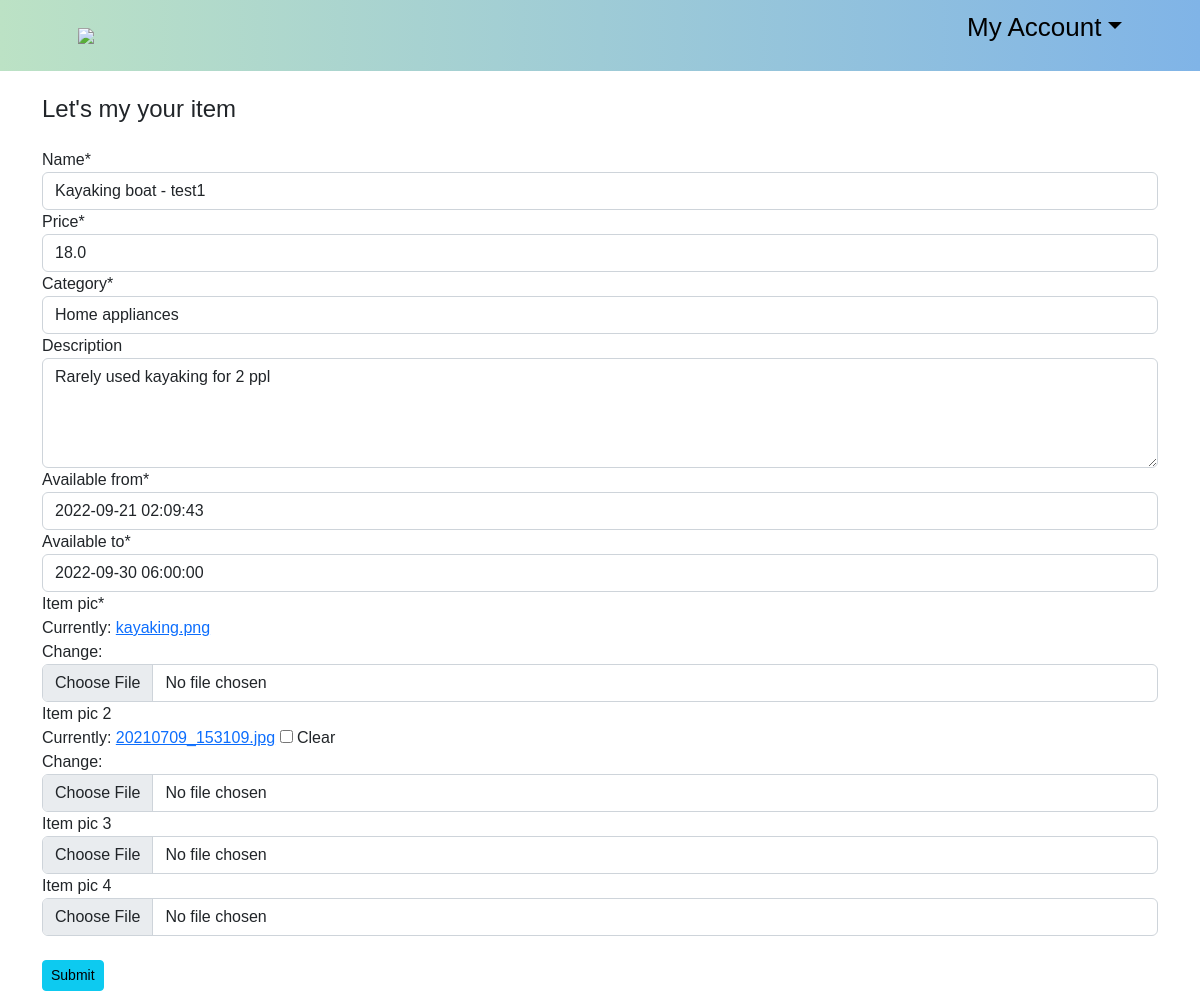
The app's page /update_item/2/ (signed in) with its own data.
### ecommerce/models.py (models this page shows, shortened)
class Product(models.Model):
    CATEGORY = (
                ('Sport-Outdoor', 'Sport & Outdoor'),
                ('Drones-cameras', 'Drones & cameras'),
                ('Electronics', 'Electronics'),
                ('Home-appliances', 'Home appliances'),
                ('Musical-equipments', 'Musical equipments'),
                ('Accessories','Accessories'),
                )
    customer = models.ForeignKey(Customer, null=True, on_delete=models.SET_NULL)
    name = models.CharField(max_length=200, null=True)
    price = models.FloatField(null=True)
    category = models.CharField(max_length=200, null=True,choices=CATEGORY)
    description = models.CharField(max_length=200, null=True, blank=True)
    date_created= models.DateTimeField(auto_now_add=True, null=True)
    available_from = models.DateTimeField(null=True)
    available_to = models.DateTimeField(null=True)
    item_pic = models.ImageField( null=True)
    item_pic_2 = models.ImageField(null=True, blank=True)
    item_pic_3 = models.ImageField(null=True, blank=True)
    item_pic_4 = models.ImageField(null=True, blank=True)

### ecommerce/views.py (the view)
# urls.py: path('update_item/<str:pk>/', views.updateItem, name="updateitem"),
@login_required(login_url='login')
def updateItem(request, pk):
    customer = Customer.objects.get(id=pk)
    product = Product.objects.get(id=pk)
    form = ProductForm(instance=product)
    if request.method == 'POST':
        form = ProductForm(request.POST, request.FILES,instance=product,)
        if form.is_valid():
            form.save()
            return redirect('/')
    context = {'customer':customer,'form': form, "item": product, "order_c": product.customer}
    return render(request, 'update-item.html', context)

### ecommerce/forms.py
class ProductForm(ModelForm):
    class Meta:
        model = Product
        fields = '__all__'
        widgets = {
        'customer': forms.TextInput(attrs={'type': 'hidden'}),
        'description': forms.Textarea(attrs={'rows': 4}),
    }

### templates/update-item.html (shortened to what this page needs)
<!DOCTYPE html>
{% extends 'old/main.html' %}
{% load static%}
{% load crispy_forms_tags %}
{% block content %}
<div class="card-body"><br>
    <h4 class="card-title">Let's my your item</h4>
      <br>
    <form enctype="multipart/form-data" method="post" action="#">
        {{form|crispy}}
        <br>
        <input class = 'btn btn-sm btn-info' type="submit" name="Submit">
    </form>
  </div>
{% endblock content %}

### static/cssivy/main.css (style rules this page uses)
body { background-color : white; }

### templates/old/main.html (style rules this page uses)
body { font-family: 'Poppins', sans-serif; }

### records on screen
Product: name "Kayaking boat - test1", price "18.0", category "Home appliances", description "Rarely used kayaking for 2 ppl", available_from "2022-09-21 02:09:43", available_to "2022-09-30 06:00:00"
